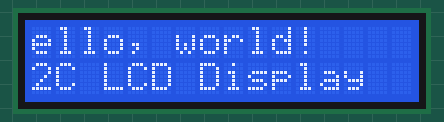
Bench run of a sketch on a simulated Arduino Uno, built with avr-gcc and run on an emulated ATmega328P. Parts: 16×2 character LCD.

Above: at 0.2 s.
At 5.2 s:
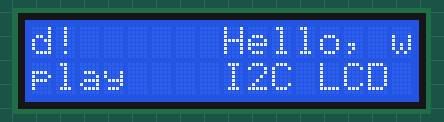
At 10.2 s:
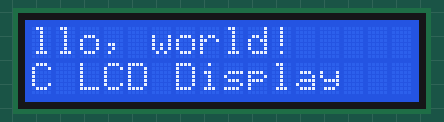
At 19.7 s:
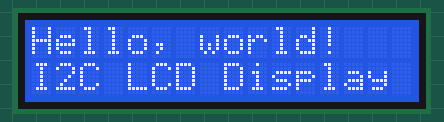
At 28.2 s:
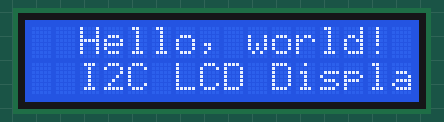
At 39.2 s:
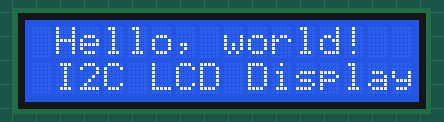

Measured:
- what the display in image 1 shows lasts 0.5 s, from 5.1 s to 5.6 s

The sketch:

Arduio_Starter_Kit_LAB2_LCD.ino
```cpp
#include <Wire.h>
#include <LiquidCrystal_I2C.h>

// ตั้งค่าที่อยู่ของจอ LCD (0x27 หรือ 0x3F ขึ้นอยู่กับจอที่ใช้)
LiquidCrystal_I2C lcd(0x27, 16, 2);  // สำหรับจอ LCD ขนาด 16x2

void setup() {
  // เริ่มต้นการทำงานของจอ LCD
  lcd.init();

  // เปิดไฟแบคไลท์
  lcd.backlight();

  // แสดงข้อความบนจอ
  lcd.setCursor(0, 0);  // ตั้งตำแหน่งเคอร์เซอร์ (คอลัมน์, แถว)
  lcd.print("Hello, world!      Hello, world!");

  lcd.setCursor(0, 1);  // ตั้งเคอร์เซอร์ที่แถวล่าง
  lcd.print("I2C LCD Display    I2C LCD Display");
}

void loop() {
  lcd.scrollDisplayLeft(); // เลื่อนข้อความไปทางซ้าย
  delay(500);
}
```
